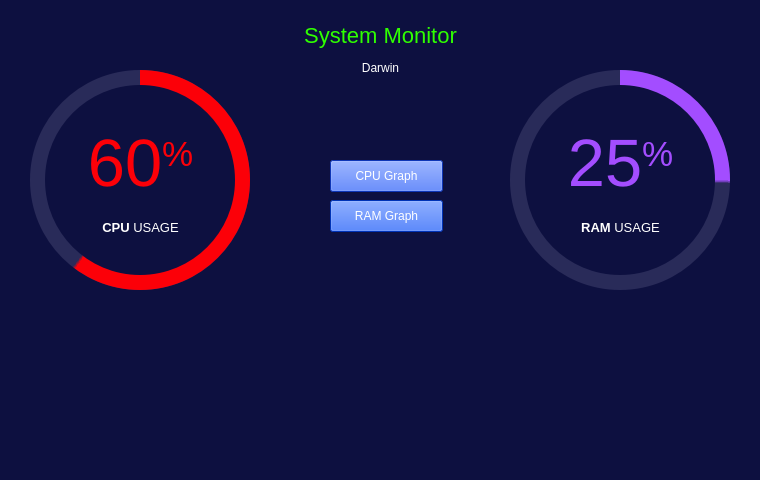
<?xml version="1.0" encoding="UTF-8"?>
<ui version="4.0">
 <class>MainWindow</class>
 <widget class="QMainWindow" name="MainWindow">
  <property name="geometry">
   <rect>
    <x>0</x>
    <y>0</y>
    <width>760</width>
    <height>480</height>
   </rect>
  </property>
  <property name="minimumSize">
   <size>
    <width>760</width>
    <height>480</height>
   </size>
  </property>
  <property name="maximumSize">
   <size>
    <width>760</width>
    <height>480</height>
   </size>
  </property>
  <property name="windowTitle">
   <string>System Monitor</string>
  </property>
  <property name="styleSheet">
   <string notr="true">background-color: rgb(13, 16, 64);</string>
  </property>
  <widget class="QWidget" name="centralwidget">
   <widget class="QFrame" name="circularProgressBar_Main">
    <property name="geometry">
     <rect>
      <x>20</x>
      <y>60</y>
      <width>240</width>
      <height>240</height>
     </rect>
    </property>
    <property name="styleSheet">
     <string notr="true">background-color: none;</string>
    </property>
    <property name="frameShape">
     <enum>QFrame::NoFrame</enum>
    </property>
    <property name="frameShadow">
     <enum>QFrame::Raised</enum>
    </property>
    <widget class="QFrame" name="circularProgressCPU">
     <property name="geometry">
      <rect>
       <x>10</x>
       <y>10</y>
       <width>220</width>
       <height>220</height>
      </rect>
     </property>
     <property name="styleSheet">
      <string notr="true">QFrame{
	border-radius: 110px;	
	background-color: qconicalgradient(cx:0.5, cy:0.5, angle:90, stop:0.400 rgba(252, 0, 8, 1), stop:0.395 rgba(255, 255, 255, 0));
}</string>
     </property>
     <property name="frameShape">
      <enum>QFrame::StyledPanel</enum>
     </property>
     <property name="frameShadow">
      <enum>QFrame::Raised</enum>
     </property>
    </widget>
    <widget class="QFrame" name="circularBg">
     <property name="geometry">
      <rect>
       <x>10</x>
       <y>10</y>
       <width>220</width>
       <height>220</height>
      </rect>
     </property>
     <property name="styleSheet">
      <string notr="true">QFrame{
	border-radius: 110px;	
	background-color: rgba(85, 85, 127, 100);
}</string>
     </property>
     <property name="frameShape">
      <enum>QFrame::StyledPanel</enum>
     </property>
     <property name="frameShadow">
      <enum>QFrame::Raised</enum>
     </property>
    </widget>
    <widget class="QFrame" name="circularContainer">
     <property name="geometry">
      <rect>
       <x>25</x>
       <y>25</y>
       <width>190</width>
       <height>190</height>
      </rect>
     </property>
     <property name="baseSize">
      <size>
       <width>0</width>
       <height>0</height>
      </size>
     </property>
     <property name="styleSheet">
      <string notr="true">QFrame{
	border-radius: 95px;	
	background-color: rgb(13, 16, 64);
}</string>
     </property>
     <property name="frameShape">
      <enum>QFrame::StyledPanel</enum>
     </property>
     <property name="frameShadow">
      <enum>QFrame::Raised</enum>
     </property>
     <widget class="QWidget" name="layoutWidget">
      <property name="geometry">
       <rect>
        <x>10</x>
        <y>40</y>
        <width>171</width>
        <height>169</height>
       </rect>
      </property>
      <layout class="QGridLayout" name="infoLayout">
       <item row="4" column="0">
        <widget class="QLabel" name="labelPercentageCPU">
         <property name="font">
          <font>
           <family>Helvetica Neue</family>
           <pointsize>30</pointsize>
          </font>
         </property>
         <property name="styleSheet">
          <string notr="true">color: rgb(252, 0, 8); padding: 0px; background-color: none;</string>
         </property>
         <property name="text">
          <string>&lt;p align=&quot;center&quot;&gt;&lt;span style=&quot; font-size:50pt;&quot;&gt;60&lt;/span&gt;&lt;span style=&quot; font-size:40pt; vertical-align:super;&quot;&gt;%&lt;/span&gt;&lt;/p&gt;</string>
         </property>
         <property name="alignment">
          <set>Qt::AlignCenter</set>
         </property>
         <property name="indent">
          <number>-1</number>
         </property>
        </widget>
       </item>
       <item row="6" column="0">
        <widget class="QLabel" name="labelCredits">
         <property name="font">
          <font>
           <family>Helvetica Neue</family>
           <pointsize>8</pointsize>
          </font>
         </property>
         <property name="styleSheet">
          <string notr="true">color: rgb(148, 148, 216); background-color: none;</string>
         </property>
         <property name="text">
          <string>&lt;html&gt;&lt;head/&gt;&lt;body&gt;&lt;p&gt;&lt;br/&gt;&lt;/p&gt;&lt;/body&gt;&lt;/html&gt;</string>
         </property>
         <property name="alignment">
          <set>Qt::AlignCenter</set>
         </property>
        </widget>
       </item>
       <item row="5" column="0">
        <widget class="QLabel" name="labelAplicationName">
         <property name="enabled">
          <bool>false</bool>
         </property>
         <property name="font">
          <font>
           <family>Helvetica Neue</family>
           <pointsize>10</pointsize>
          </font>
         </property>
         <property name="styleSheet">
          <string notr="true">color: #FFFFFF; background-color: none;</string>
         </property>
         <property name="text">
          <string>&lt;strong&gt;CPU&lt;/strong&gt; USAGE</string>
         </property>
         <property name="alignment">
          <set>Qt::AlignCenter</set>
         </property>
        </widget>
       </item>
      </layout>
     </widget>
    </widget>
    <zorder>circularBg</zorder>
    <zorder>circularProgressCPU</zorder>
    <zorder>circularContainer</zorder>
   </widget>
   <widget class="QFrame" name="circularProgressBar_Main_3">
    <property name="geometry">
     <rect>
      <x>500</x>
      <y>60</y>
      <width>240</width>
      <height>240</height>
     </rect>
    </property>
    <property name="styleSheet">
     <string notr="true">background-color: none;</string>
    </property>
    <property name="frameShape">
     <enum>QFrame::NoFrame</enum>
    </property>
    <property name="frameShadow">
     <enum>QFrame::Raised</enum>
    </property>
    <widget class="QFrame" name="circularProgressRAM">
     <property name="geometry">
      <rect>
       <x>10</x>
       <y>10</y>
       <width>220</width>
       <height>220</height>
      </rect>
     </property>
     <property name="styleSheet">
      <string notr="true">QFrame{
	border-radius: 110px;	
	background-color: qconicalgradient(cx:0.5, cy:0.5, angle:90, stop:0.750 rgba(163, 77, 255, 1), stop:0.745 rgba(255, 255, 255, 0));
}</string>
     </property>
     <property name="frameShape">
      <enum>QFrame::StyledPanel</enum>
     </property>
     <property name="frameShadow">
      <enum>QFrame::Raised</enum>
     </property>
    </widget>
    <widget class="QFrame" name="circularBg_3">
     <property name="geometry">
      <rect>
       <x>10</x>
       <y>10</y>
       <width>220</width>
       <height>220</height>
      </rect>
     </property>
     <property name="styleSheet">
      <string notr="true">QFrame{
	border-radius: 110px;	
	background-color: rgba(85, 85, 127, 100);
}</string>
     </property>
     <property name="frameShape">
      <enum>QFrame::StyledPanel</enum>
     </property>
     <property name="frameShadow">
      <enum>QFrame::Raised</enum>
     </property>
    </widget>
    <widget class="QFrame" name="circularContainer_3">
     <property name="geometry">
      <rect>
       <x>25</x>
       <y>25</y>
       <width>190</width>
       <height>190</height>
      </rect>
     </property>
     <property name="baseSize">
      <size>
       <width>0</width>
       <height>0</height>
      </size>
     </property>
     <property name="styleSheet">
      <string notr="true">QFrame{
	border-radius: 95px;	
	background-color: rgb(13, 16, 64);
}</string>
     </property>
     <property name="frameShape">
      <enum>QFrame::StyledPanel</enum>
     </property>
     <property name="frameShadow">
      <enum>QFrame::Raised</enum>
     </property>
     <widget class="QWidget" name="layoutWidget_3">
      <property name="geometry">
       <rect>
        <x>10</x>
        <y>40</y>
        <width>171</width>
        <height>169</height>
       </rect>
      </property>
      <layout class="QGridLayout" name="infoLayout_3">
       <item row="2" column="0">
        <widget class="QLabel" name="labelAplicationName_3">
         <property name="enabled">
          <bool>false</bool>
         </property>
         <property name="font">
          <font>
           <family>Helvetica Neue</family>
           <pointsize>10</pointsize>
          </font>
         </property>
         <property name="styleSheet">
          <string notr="true">color: #FFFFFF; background-color: none;</string>
         </property>
         <property name="text">
          <string>&lt;strong&gt;RAM&lt;/strong&gt; USAGE</string>
         </property>
         <property name="alignment">
          <set>Qt::AlignCenter</set>
         </property>
        </widget>
       </item>
       <item row="3" column="0">
        <widget class="QLabel" name="labelCredits_3">
         <property name="font">
          <font>
           <family>Helvetica Neue</family>
           <pointsize>8</pointsize>
          </font>
         </property>
         <property name="styleSheet">
          <string notr="true">color: rgb(148, 148, 216); background-color: none;</string>
         </property>
         <property name="text">
          <string>&lt;html&gt;&lt;head/&gt;&lt;body&gt;&lt;p&gt;&lt;br/&gt;&lt;/p&gt;&lt;/body&gt;&lt;/html&gt;</string>
         </property>
         <property name="alignment">
          <set>Qt::AlignCenter</set>
         </property>
        </widget>
       </item>
       <item row="1" column="0">
        <widget class="QLabel" name="labelPercentageRAM">
         <property name="font">
          <font>
           <family>Helvetica Neue</family>
           <pointsize>30</pointsize>
          </font>
         </property>
         <property name="styleSheet">
          <string notr="true">color: rgb(163, 77, 255); padding: 0px; background-color: none;</string>
         </property>
         <property name="text">
          <string>&lt;p align=&quot;center&quot;&gt;&lt;span style=&quot; font-size:50pt;&quot;&gt;25&lt;/span&gt;&lt;span style=&quot; font-size:40pt; vertical-align:super;&quot;&gt;%&lt;/span&gt;&lt;/p&gt;</string>
         </property>
         <property name="alignment">
          <set>Qt::AlignCenter</set>
         </property>
         <property name="indent">
          <number>-1</number>
         </property>
        </widget>
       </item>
      </layout>
     </widget>
    </widget>
    <zorder>circularBg_3</zorder>
    <zorder>circularProgressRAM</zorder>
    <zorder>circularContainer_3</zorder>
   </widget>
   <widget class="QLabel" name="label_title">
    <property name="geometry">
     <rect>
      <x>60</x>
      <y>10</y>
      <width>641</width>
      <height>50</height>
     </rect>
    </property>
    <property name="styleSheet">
     <string notr="true">color: rgb(47, 255, 0); background-color: none; font-size: 22px;</string>
    </property>
    <property name="text">
     <string>System Monitor</string>
    </property>
    <property name="alignment">
     <set>Qt::AlignCenter</set>
    </property>
   </widget>
   <widget class="QWidget" name="gridLayoutWidget">
    <property name="geometry">
     <rect>
      <x>20</x>
      <y>320</y>
      <width>721</width>
      <height>151</height>
     </rect>
    </property>
    <layout class="QGridLayout" name="gridLayout"/>
   </widget>
   <widget class="QPushButton" name="pushButton">
    <property name="geometry">
     <rect>
      <x>330</x>
      <y>160</y>
      <width>113</width>
      <height>32</height>
     </rect>
    </property>
    <property name="styleSheet">
     <string notr="true">background-color: rgba(20, 75, 255, 1);
color: white;</string>
    </property>
    <property name="text">
     <string>CPU Graph</string>
    </property>
   </widget>
   <widget class="QPushButton" name="pushButton_2">
    <property name="geometry">
     <rect>
      <x>330</x>
      <y>200</y>
      <width>113</width>
      <height>32</height>
     </rect>
    </property>
    <property name="styleSheet">
     <string notr="true">background-color: rgba(0, 71, 255, 1);
color: white;</string>
    </property>
    <property name="text">
     <string>RAM Graph</string>
    </property>
   </widget>
   <widget class="QLabel" name="label">
    <property name="geometry">
     <rect>
      <x>210</x>
      <y>60</y>
      <width>341</width>
      <height>16</height>
     </rect>
    </property>
    <property name="styleSheet">
     <string notr="true">color: rgb(255, 255, 255); font-size: 12px; font-style: bold; padding-left: 2px; padding-right: 2px; border: none;</string>
    </property>
    <property name="text">
     <string>Darwin</string>
    </property>
    <property name="alignment">
     <set>Qt::AlignCenter</set>
    </property>
   </widget>
  </widget>
 </widget>
 <resources/>
 <connections/>
</ui>
